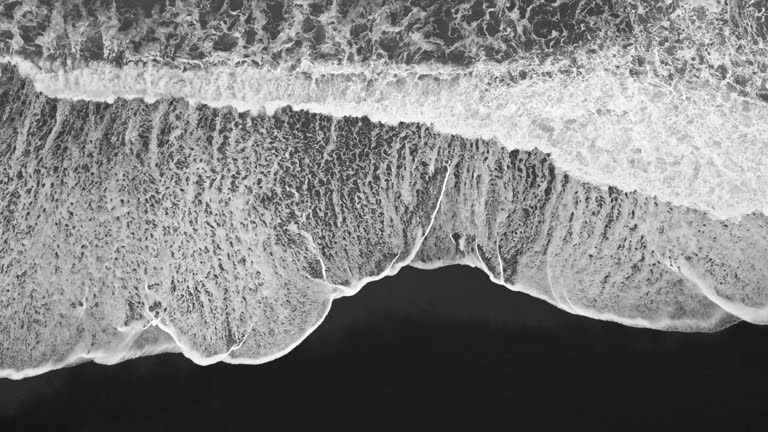
#> input picture wdpo/experiments/beachgs.bmp, 768 x 432 px, found by its file name
$ python aoi.py
#> lines starting #> are read from the running program, lines starting #| are printed output that depends on the picture
import cv2
import numpy as np
import random

img = cv2.imread("experiments/beachgs.bmp",cv2.IMREAD_GRAYSCALE)
#> img is the input picture: shape (432, 768); min 15, max 255, mean 128.8

cv2.namedWindow('image')

h, w = img.shape
#> h = 432; w = 768

img2=cv2.resize(img,None,fx=2.0,fy=2.0,interpolation=cv2.INTER_LANCZOS4)

h2, w2 = img2.shape
#> h2 = 864; w2 = 1536

out = img.copy()

for i in range(12):
# 1. Random ROI size
    roi_w = random.randint(30, w// 3)
    roi_h = random.randint(30, h // 3)

    # 2. Random ROI origin
    x1 = random.randint(0, w - roi_w)
    y1 = random.randint(0, h - roi_h)

    roi = img[y1:y1+roi_h, x1:x1+roi_w].copy()

    # 3. Random placement location (must fit)
    x2 = random.randint(0, w - roi_w)
    y2 = random.randint(0, h - roi_h)

    # 4. Paste ROI
    out[y2:y2+roi_h, x2:x2+roi_w] = roi
#> this loop made 12 passes
#> pass 1, `roi = img[y1:y1+roi_h, x1:x1+roi_w].copy()`:
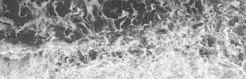
#> roi: shape (79, 246); min 50, max 255, mean 160.2
#> pass 2, `roi = img[y1:y1+roi_h, x1:x1+roi_w].copy()`:
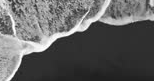
#> roi: shape (81, 154); min 30, max 255, mean 98.2
#> pass 3, `roi = img[y1:y1+roi_h, x1:x1+roi_w].copy()`:
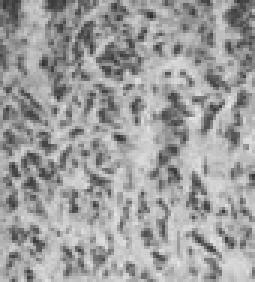
#> roi: shape (94, 85) (shown 3 times larger); min 44, max 231, mean 158
#> after the loop:
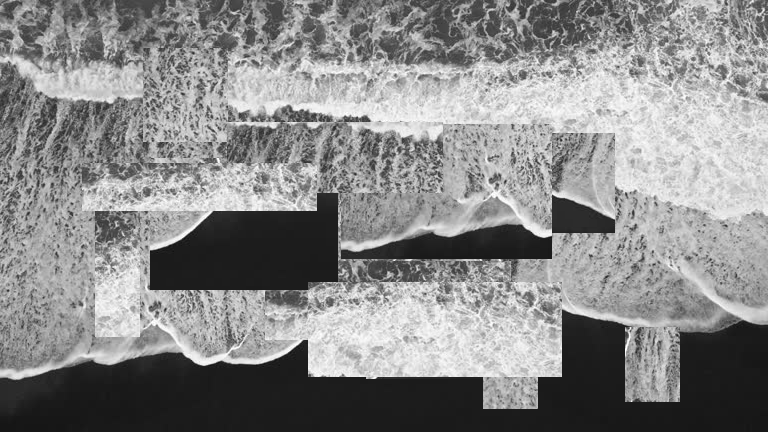
#> out: shape (432, 768); min 15, max 255, mean 136.8


while(1):
    cv2.imshow('image',out)
    if cv2.waitKey(20) & 0xFF == 27:
#> (key Esc is pressed here)
        break
cv2.destroyAllWindows()
